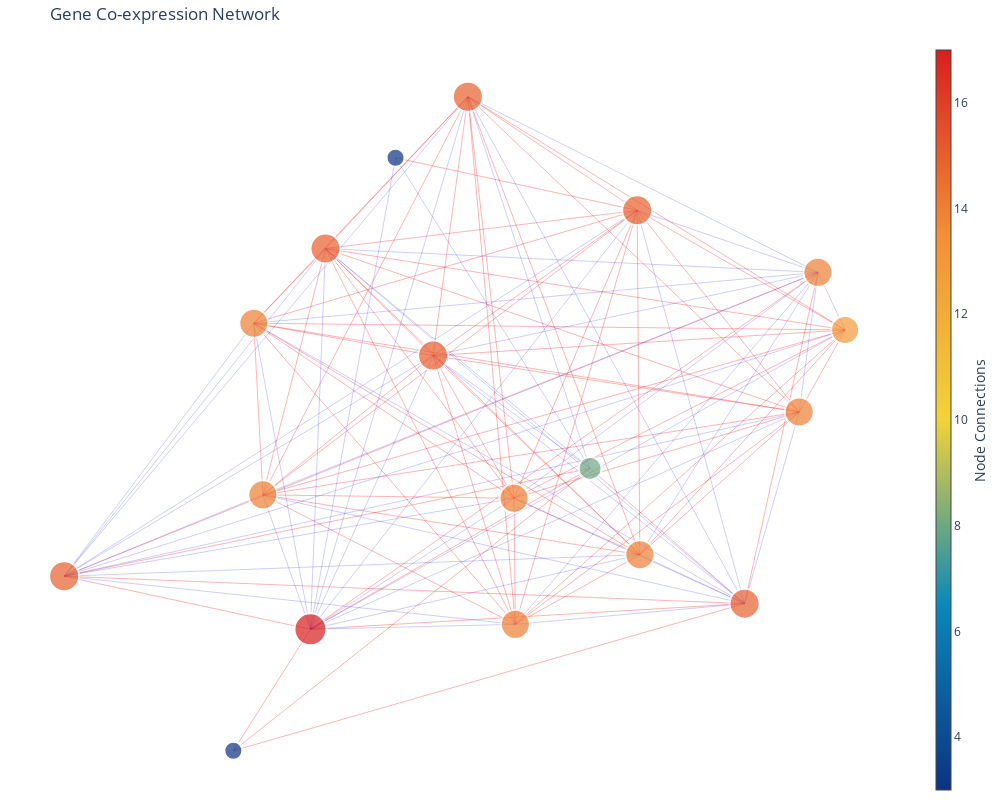

Notebook cell for this chart:
### Markdown cell above
这张图是一个基因共表达网络，表示了基因之间的相关性。这种网络用于展示基因的活性是如何相互关联的，这有助于识别可能共同参与某一生物过程的基因集合。这里是这张图的一些关键特点：

节点（Nodes）：每一个圆圈代表一个基因。例如，图中标记为 "Mt15" 的节点代表名为 "Mt15" 的基因。

边（Edges）：连线表示两个基因之间的相关性。在此网络图中，一个边的存在意味着两个基因之间有高度的共表达关系。

节点颜色：颜色代表节点的连接数，也叫“度”。深色的节点有更多的连接，而浅色的节点则有较少的连接。这意味着深色的节点在该共表达网络中与更多的基因高度相关。

节点大小：所有节点似乎都有相同的大小。但在某些网络图中，节点的大小可能会变化以表示某种度量，例如基因的表达量。

颜色条（Colorbar）：图的右边有一个颜色条，显示了节点颜色与其连接数之间的关系。例如，深蓝色代表有14个连接的节点。

从这张图可以看出，有些基因（节点）与许多其他基因高度相关，而有些基因只与少数几个基因相关。具有很多连接的基因可能在某些生物过程中起到核心作用，因为它们与许多其他基因都有关联。

总之，这种图为研究者提供了一个直观的方法，可以看到大量基因数据中的模式和关系，并可能帮助研究者识别重要的基因和基因之间的相互作用。

### Code cell
import pandas as pd
import plotly.graph_objects as go
import networkx as nx



def create_gene_network(df, color, width=1200, height=900, bubble_size=1, threshold=0.5, k_value=0.5, iterations_value=10):

    # df_filter 保留两位小数
    df = df.round(2)

    # 计算相关性
    correlation_matrix = df.transpose().corr()

    # 使用networkx创建一个网络图
    G = nx.Graph()
    for gene1 in df.index:
        for gene2 in df.index:
            if gene1 != gene2:
                G.add_edge(gene1, gene2, weight=correlation_matrix.loc[gene1, gene2])

    threshold = threshold # 相关性系数
    edges = [(u, v) for (u, v, d) in G.edges(data=True) if abs(d['weight']) > threshold]
    G = G.edge_subgraph(edges).copy()  # 使用edges创建一个新的图，并使用copy()避免状态问题

    # pos设置,k越小则点越紧
    pos = nx.spring_layout(G, k=k_value, iterations=iterations_value)

    # 将位置作为节点属性添加到G中
    for node in G.nodes():
        G.nodes[node]['pos'] = pos[node]

    # 使用plotly创建网络图
    edge_x = []
    edge_y = []
    for edge in G.edges():
        x0, y0 = G.nodes[edge[0]]['pos']
        x1, y1 = G.nodes[edge[1]]['pos']
        edge_x.append(x0)
        edge_x.append(x1)
        edge_x.append(None)
        edge_y.append(y0)
        edge_y.append(y1)
        edge_y.append(None)
    
    # 分别创建正相关和负相关的边
    edge_x_pos, edge_y_pos = [], []
    edge_x_neg, edge_y_neg = [], []
    
    # 根据权重将边分为正负两组
    for edge in G.edges(data=True):
        x0, y0 = pos[edge[0]]
        x1, y1 = pos[edge[1]]
        if edge[2]['weight'] > 0:
            edge_x_pos.extend([x0, x1, None])
            edge_y_pos.extend([y0, y1, None])
        else:
            edge_x_neg.extend([x0, x1, None])
            edge_y_neg.extend([y0, y1, None])


    edge_trace_pos = go.Scatter(
        x=edge_x_pos, y=edge_y_pos,
        line=dict(width=0.3, color='red'),
        hoverinfo='none',
        mode='lines'
    )
    
    edge_trace_neg = go.Scatter(
        x=edge_x_neg, y=edge_y_neg,
        line=dict(width=0.2, color='blue'),
        hoverinfo='none',
        mode='lines'
    )

    node_x = []
    node_y = []
    for node in G.nodes():
        x, y = G.nodes[node]['pos']
        node_x.append(x)
        node_y.append(y)

    node_trace = go.Scatter(
        x=node_x, y=node_y,
        mode='markers',
        hoverinfo='text',
        marker=dict(
            showscale=True,
            colorscale=color,
            colorbar=dict(
                thickness=15,
                title='Node Connections',
                xanchor='left',
                titleside='right'
            ),
            line_width=2))

    node_adjacencies = []
    node_text = []
    node_sizes = []  # 添加一个列表来存储基于节点连接数的大小
    for node, adjacencies in enumerate(G.adjacency()):
        node_adjacencies.append(len(adjacencies[1]))
        node_text.append(adjacencies[0])
        node_degree = len(adjacencies[1])
        # 设置节点大小
        scaled_size = 15 + (node_degree * bubble_size) # 基础大小为15，每个连接增加5个单位大小
        node_sizes.append(scaled_size)

    node_trace.marker.color = node_adjacencies
    node_trace.text = node_text
    node_trace.marker.size = node_sizes  # 更新marker的大小

    fig = go.Figure(data = [edge_trace_pos, edge_trace_neg, node_trace],
                    layout=go.Layout(
                        title='Gene Co-expression Network',
                        showlegend=False,
                        hovermode='closest',
                        margin=dict(b=0, l=0, r=0, t=40),
                        annotations=[
                            dict(
                                text="",
                                showarrow=False,
                                xref="paper", yref="paper",
                                x=0.005, y=-0.002)
                        ],
                        xaxis=dict(showgrid=False, zeroline=False, showticklabels=False),
                        yaxis=dict(showgrid=False, zeroline=False, showticklabels=False))
                    )

    # 定义fig的布局，设置宽度和高度
    fig.update_layout(
        autosize=False,
        width=width, 
        height=height,
        template="plotly_white"
    )
    # fig.update_traces(marker_symbol='diamond') # 更改marker的形状

    return fig

# 调用函数
create_gene_network(df, 'Portland', 1000, 800, 1, 0.6, 0.5, 5)

### Figure 1 — Plotly figure (JSON) as saved in the notebook; plotly's stock layout.template omitted (floating-point values rounded to 4 significant figures; data arrays with more than 128 entries replaced by an {"elided": "..."} marker saying what was removed)
{"data": [{"hoverinfo": "none", "line": {"color": "red", "width": 0.3}, "mode": "lines", "type": "scatter", "x": {"elided": "204 float values"}, "y": {"elided": "204 float values"}}, {"hoverinfo": "none", "line": {"color": "blue", "width": 0.2}, "mode": "lines", "type": "scatter", "x": {"elided": "144 float values"}, "y": {"elided": "144 float values"}}, {"hoverinfo": "text", "marker": {"color": [14, 15, 14, 14, 8, 17, 15, 15, 14, 3, 15, 3, 15, 15, 14, 14, 14, 13], "colorbar": {"thickness": 15, "title": {"side": "right", "text": "Node Connections"}, "xanchor": "left"}, "colorscale": [[0, "rgb(12,51,131)"], [0.25, "rgb(10,136,186)"], [0.5, "rgb(242,211,56)"], [0.75, "rgb(242,143,56)"], [1, "rgb(217,30,30)"]], "line": {"width": 2}, "showscale": true, "size": [29, 30, 29, 29, 23, 32, 30, 30, 29, 18, 30, 18, 30, 30, 29, 29, 29, 28]}, "mode": "markers", "text": ["RGL4", "MPP7", "UGCG", "CYSTM1", "ANXA2", "ENDOD1", "ARHGAP24", "CST7", "HIST1H2BM", "EMP1", "NFAM1", "SLC40A1", "CD52", "HIST1H2BH", "PFKFB3", "STX11", "SYNE2", "TCN1"], "type": "scatter", "x": [-0.5564, 0.3404, 0.7194, 0.3466, 0.2304, -0.424, -0.137, -0.05564, 0.7632, -0.6043, -0.3887, -0.2249, 0.5916, -1, 0.05545, 0.05235, -0.5353, 0.8267], "y": [0.3018, 0.6444, 0.03211, -0.401, -0.1391, -0.6274, 0.2034, 0.9893, 0.4562, -0.9962, 0.5284, 0.8042, -0.5496, -0.4664, -0.6125, -0.2296, -0.2193, 0.2813]}], "layout": {"annotations": [{"showarrow": false, "text": "", "x": 0.005, "xref": "paper", "y": -0.002, "yref": "paper"}], "autosize": false, "height": 800, "hovermode": "closest", "margin": {"b": 0, "l": 0, "r": 0, "t": 40}, "showlegend": false, "title": {"text": "Gene Co-expression Network"}, "width": 1000, "xaxis": {"showgrid": false, "showticklabels": false, "zeroline": false}, "yaxis": {"showgrid": false, "showticklabels": false, "zeroline": false}}}
